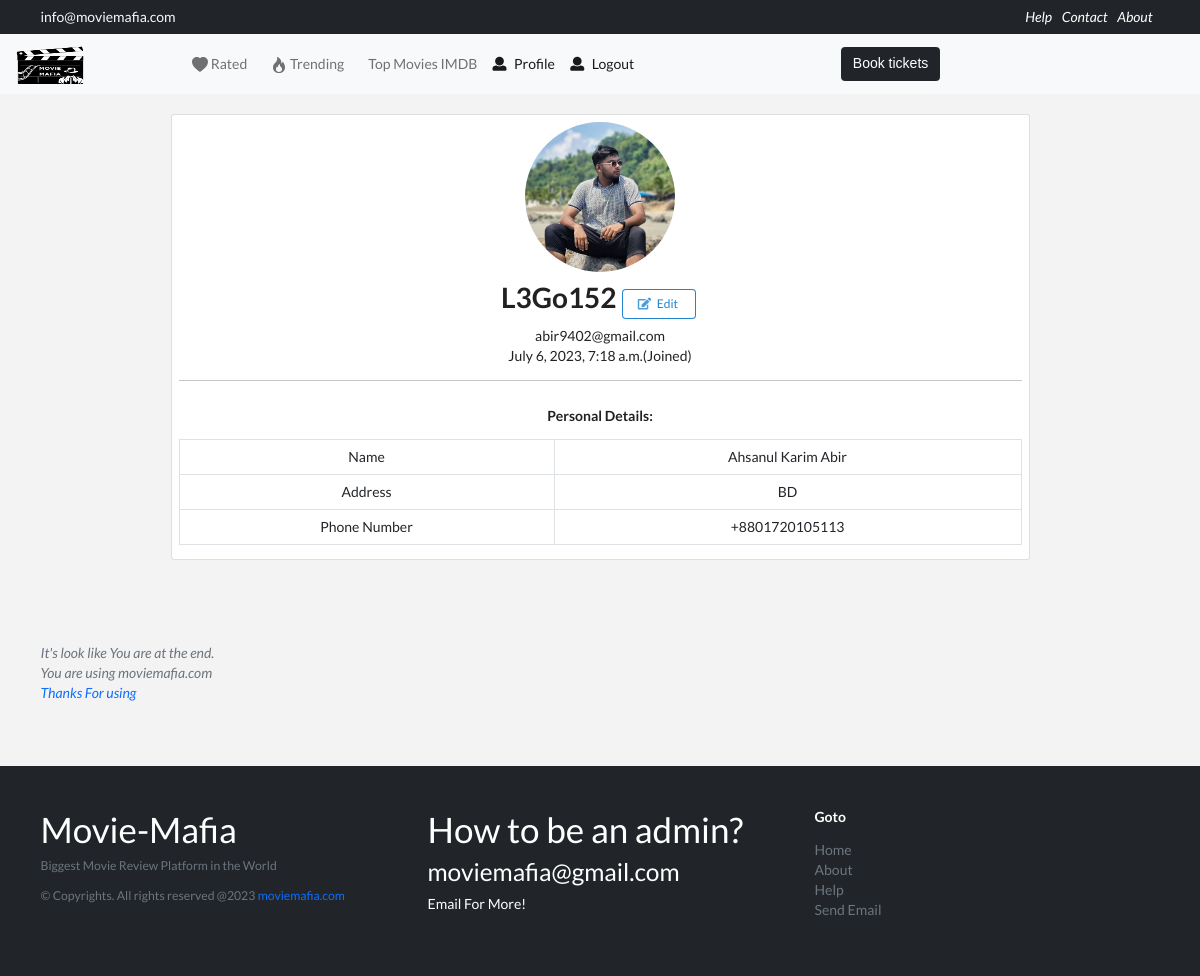
The page /profiles/my-profile/ (signed in) on the database its author committed.
### profiles/models.py (models this page shows, shortened)
class Profile(models.Model):
    name = models.CharField(max_length=200, blank=True)
    user = models.OneToOneField(User, on_delete=models.CASCADE)
    avatar = models.ImageField(default='avatar.png', upload_to='avatars/')
    country = models.CharField(
        max_length=15, choices=countryChoice, default="UNITED STATES")
    phoneNum = models.BigIntegerField(default=880)
    updated = models.DateTimeField(auto_now=True)
    created = models.DateTimeField(auto_now_add=True)

### accounts/models.py (models this page shows, shortened)
class User(AbstractBaseUser, PermissionsMixin):
    username = models.CharField(max_length=255, unique=True, db_index=True)
    email = models.EmailField(max_length=255, unique=True, db_index=True)
    is_verified = models.BooleanField(default=False)
    is_active = models.BooleanField(default=True)
    is_staff = models.BooleanField(default=False)
    created_at = models.DateTimeField(auto_now_add=True)
    updated_at = models.DateTimeField(auto_now=True)
    USERNAME_FIELD = 'email'
    REQUIRED_FIELDS = ['username', ]
    objects = UserManager()

### profiles/views.py (the view)
# urls.py: path('my-profile/', myProfile, name='my-profile'),
def myProfile(request):
    user = request.user
    try:
        profile = Profile.objects.get(user=user)
        context = {
            "profile": profile,
        }
        return render(request, "my-profile.html", context)
    except:
        return redirect('login-account')

### profiles/templates/my-profile.html
{% extends 'base.html' %} {% block content%}
<div class="container" style="width: 880px">
  <div class="card">
    <img
      class="rounded-circle article-img mx-auto d-block my-2"
      style="height: 150px; width: 150px"
      src="{{profile.avatar.url}}"
    />
    <div class="card-title">
      <h1 style="text-align: center">
        {{profile.user.username}}
        <a href="{% url 'edit-profile' profile.id %}">
          <button class="tiny ui blue basic button">
            <i class="edit icon"></i>Edit
          </button>
        </a>
      </h1>
    </div>
    <p1 style="text-align: center">{{profile.user.email}}</p1>
    <p1 style="text-align: center">{{profile.user.created_at}}(Joined)</p1>
    <div class="mx-2">
      <hr />
      <h5 style="text-align: center">Personal Details:</h5>
      <table class="table table-bordered" style="text-align: center">
        <tbody>
          <tr>
            <td>Name</td>
            <td>{{profile.name}}</td>
          </tr>
          <tr>
            <td>Address</td>
            <td>{{profile.country}}</td>
          </tr>
          <tr>
            <td>Phone Number</td>
            <td>+{{profile.phoneNum}}</td>
          </tr>
        </tbody>
      </table>
    </div>
  </div>
  <br />
</div>
{% endblock content%}

### templates/main/footer.html (style rules this page uses)
a { color: inherit; text-decoration: none; transition: all 0.3s; }
body, html { height: 100%; }

### rows shown on the page
Profile: avatar (picture), user.username "L3Go152", user.email "abir9402@gmail.com", user.created_at "July 6, 2023, 7:18 a.m.", name "Ahsanul Karim Abir", country "BD", phoneNum "8801720105113"
